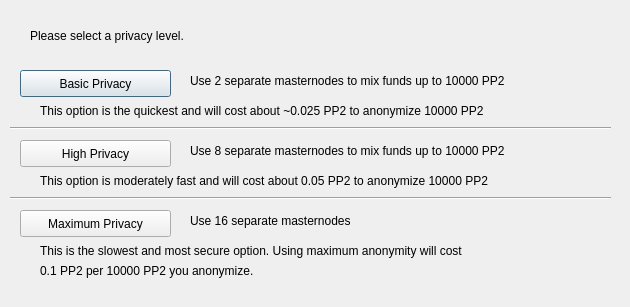
<?xml version="1.0" encoding="UTF-8"?>
<ui version="4.0">
 <class>ObfuscationConfig</class>
 <widget class="QDialog" name="ObfuscationConfig">
  <property name="geometry">
   <rect>
    <x>0</x>
    <y>0</y>
    <width>630</width>
    <height>307</height>
   </rect>
  </property>
  <property name="windowTitle">
   <string>Configure Obfuscation</string>
  </property>
  <widget class="QPushButton" name="buttonBasic">
   <property name="geometry">
    <rect>
     <x>20</x>
     <y>70</y>
     <width>151</width>
     <height>27</height>
    </rect>
   </property>
   <property name="text">
    <string>Basic Privacy</string>
   </property>
  </widget>
  <widget class="QPushButton" name="buttonHigh">
   <property name="geometry">
    <rect>
     <x>20</x>
     <y>140</y>
     <width>151</width>
     <height>27</height>
    </rect>
   </property>
   <property name="text">
    <string>High Privacy</string>
   </property>
  </widget>
  <widget class="QPushButton" name="buttonMax">
   <property name="geometry">
    <rect>
     <x>20</x>
     <y>210</y>
     <width>151</width>
     <height>27</height>
    </rect>
   </property>
   <property name="text">
    <string>Maximum Privacy</string>
   </property>
  </widget>
  <widget class="QLabel" name="label">
   <property name="geometry">
    <rect>
     <x>30</x>
     <y>20</y>
     <width>571</width>
     <height>31</height>
    </rect>
   </property>
   <property name="text">
    <string>Please select a privacy level.</string>
   </property>
  </widget>
  <widget class="QLabel" name="label_2">
   <property name="geometry">
    <rect>
     <x>190</x>
     <y>70</y>
     <width>421</width>
     <height>21</height>
    </rect>
   </property>
   <property name="text">
    <string>Use 2 separate masternodes to mix funds up to 10000 PP2</string>
   </property>
  </widget>
  <widget class="QLabel" name="label_3">
   <property name="geometry">
    <rect>
     <x>190</x>
     <y>140</y>
     <width>411</width>
     <height>21</height>
    </rect>
   </property>
   <property name="text">
    <string>Use 8 separate masternodes to mix funds up to 10000 PP2</string>
   </property>
  </widget>
  <widget class="QLabel" name="label_4">
   <property name="geometry">
    <rect>
     <x>190</x>
     <y>210</y>
     <width>421</width>
     <height>21</height>
    </rect>
   </property>
   <property name="text">
    <string>Use 16 separate masternodes</string>
   </property>
  </widget>
  <widget class="QLabel" name="label_6">
   <property name="geometry">
    <rect>
     <x>40</x>
     <y>100</y>
     <width>561</width>
     <height>21</height>
    </rect>
   </property>
   <property name="text">
    <string>This option is the quickest and will cost about ~0.025 PP2 to anonymize 10000 PP2</string>
   </property>
  </widget>
  <widget class="QLabel" name="label_7">
   <property name="geometry">
    <rect>
     <x>40</x>
     <y>170</y>
     <width>561</width>
     <height>21</height>
    </rect>
   </property>
   <property name="text">
    <string>This option is moderately fast and will cost about 0.05 PP2 to anonymize 10000 PP2</string>
   </property>
  </widget>
  <widget class="QLabel" name="label_8">
   <property name="geometry">
    <rect>
     <x>40</x>
     <y>240</y>
     <width>561</width>
     <height>21</height>
    </rect>
   </property>
   <property name="text">
    <string>This is the slowest and most secure option. Using maximum anonymity will cost</string>
   </property>
  </widget>
  <widget class="QLabel" name="label_9">
   <property name="geometry">
    <rect>
     <x>40</x>
     <y>260</y>
     <width>561</width>
     <height>21</height>
    </rect>
   </property>
   <property name="text">
    <string>0.1 PP2 per 10000 PP2 you anonymize.</string>
   </property>
  </widget>
  <widget class="Line" name="line">
   <property name="geometry">
    <rect>
     <x>10</x>
     <y>120</y>
     <width>601</width>
     <height>16</height>
    </rect>
   </property>
   <property name="orientation">
    <enum>Qt::Horizontal</enum>
   </property>
  </widget>
  <widget class="Line" name="line_2">
   <property name="geometry">
    <rect>
     <x>10</x>
     <y>190</y>
     <width>601</width>
     <height>16</height>
    </rect>
   </property>
   <property name="orientation">
    <enum>Qt::Horizontal</enum>
   </property>
  </widget>
 </widget>
 <resources/>
 <connections/>
</ui>
